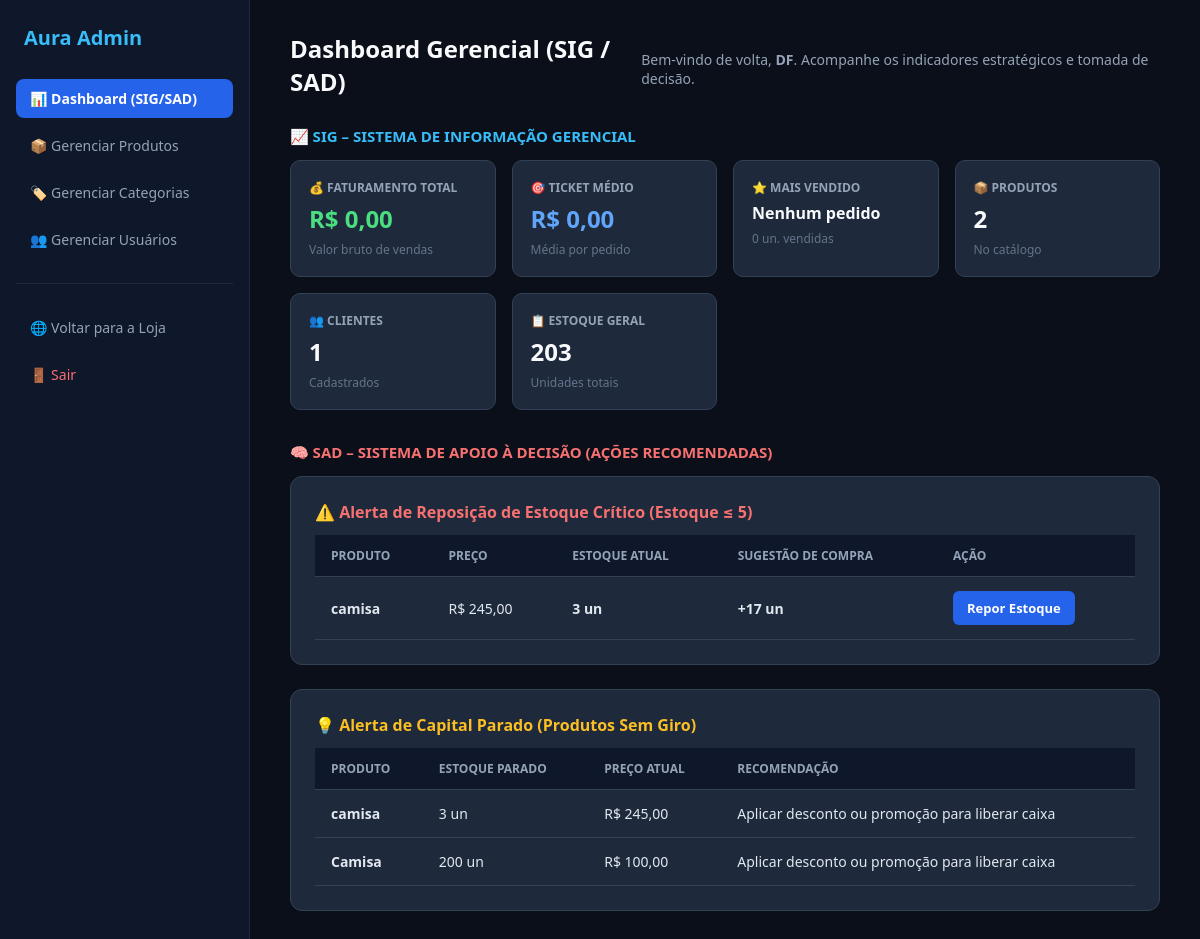
/painel/ (signed in), run on an earlier commit of the app's database.
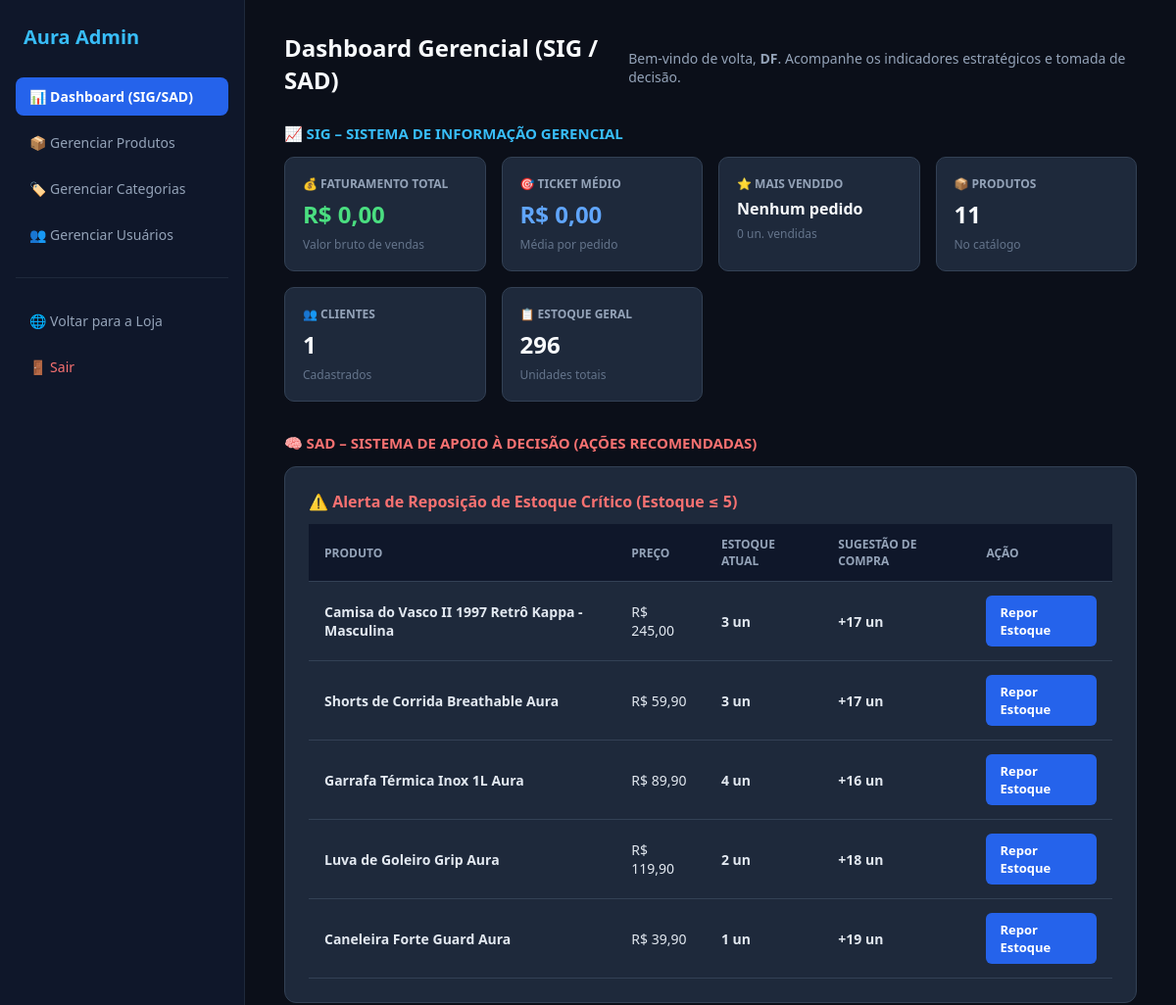
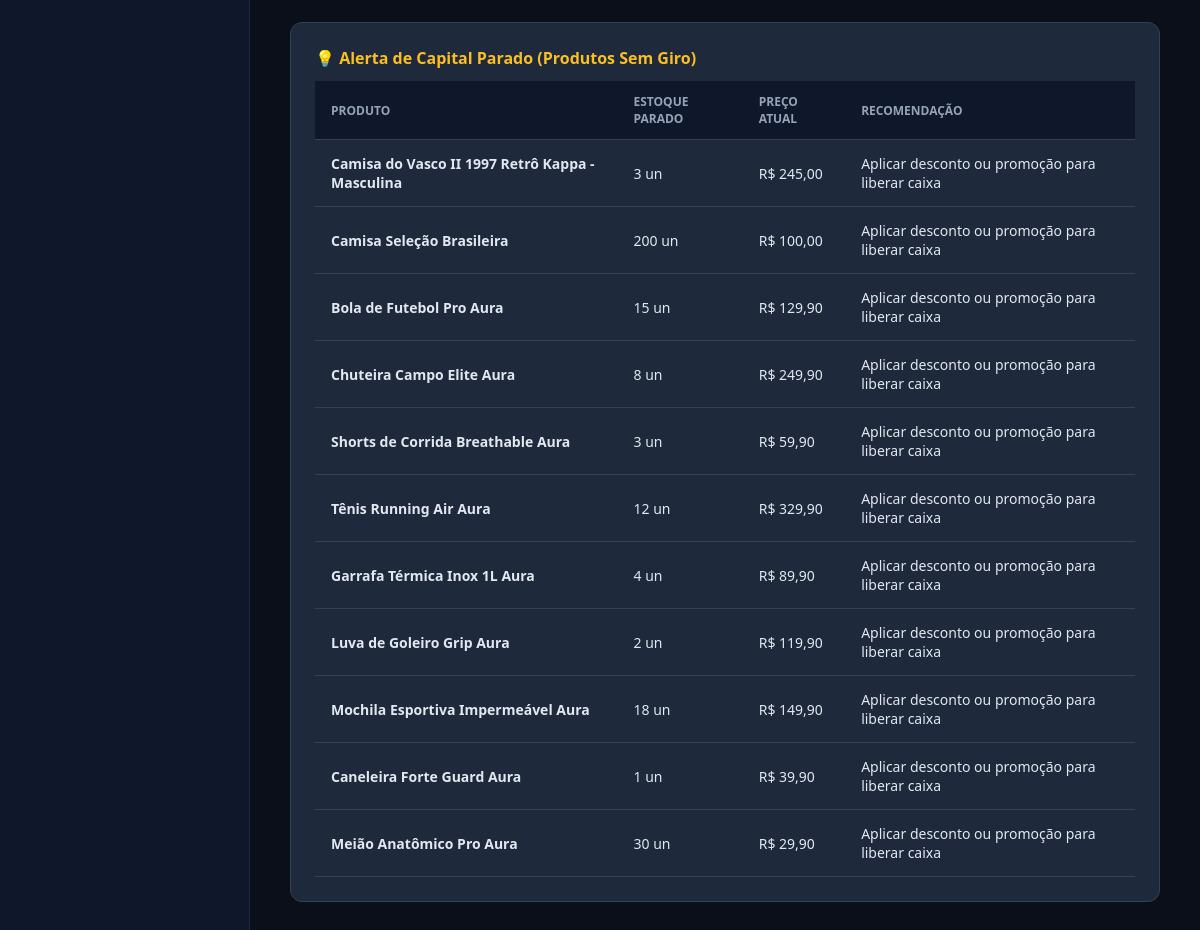
And on a later commit of the database (2 pictures, top to bottom).
### produtos/models.py (models this page shows, shortened)
class Produto(models.Model):
    nome = models.CharField("Nome", max_length=120)
    descricao = models.TextField("Descrição")
    preco = models.DecimalField("Preço", max_digits=10, decimal_places=2)
    estoque = models.IntegerField("Estoque")
    categoria = models.ForeignKey(
    Categoria,
    on_delete=models.SET_NULL,
    null=True,
    blank=True
    )
    imagem = models.ImageField(
        "Imagem",
        upload_to="produtos/",
        null=True,
        blank=True
    )

### usuarios/views.py (the view)
    def _wrapped_view(request, *args, **kwargs):
        if not request.user.is_authenticated:
            return redirect('login')
        if not request.user.is_staff:
            messages.error(request, 'Acesso restrito a administradores.')
            return redirect('meus_dados')
        return view_func(request, *args, **kwargs)

### usuarios/views.py (called while the page is built)
def staff_required(view_func):
    def _wrapped_view(request, *args, **kwargs):
        if not request.user.is_authenticated:
            return redirect('login')
        if not request.user.is_staff:
            messages.error(request, 'Acesso restrito a administradores.')
            return redirect('meus_dados')
        return view_func(request, *args, **kwargs)
    return _wrapped_view

### usuarios/templates/privado/painel.html (shortened to what this page needs)
{% extends 'privado/base.html' %}
{% load static %}
{% block conteudo %}
<div class="page-header">
  <h1 class="page-title">Dashboard Gerencial (SIG / SAD)</h1>
  <p class="page-subtitle">Bem-vindo de volta, <strong>{{ user.username }}</strong>. Acompanhe os indicadores estratégicos e tomada de decisão.</p>
</div>
<h2 class="section-title-sig">📈 SIG – Sistema de Informação Gerencial</h2>
<div class="cards-grid">
  <div class="stat-card">
    <div class="stat-card-title">💰 Faturamento Total</div>
    <div class="stat-card-value green">R$ {{ faturamento_total|floatformat:2 }}</div>
    <div class="stat-card-sub">Valor bruto de vendas</div>
  </div>
  <div class="stat-card">
    <div class="stat-card-title">🎯 Ticket Médio</div>
    <div class="stat-card-value blue">R$ {{ ticket_medio|floatformat:2 }}</div>
    <div class="stat-card-sub">Média por pedido</div>
  </div>
  <div class="stat-card">
    <div class="stat-card-title">⭐ Mais Vendido</div>
    <div class="stat-card-value compact">{{ top_produto_nome }}</div>
    <div class="stat-card-sub">{{ top_produto_qtd }} un. vendidas</div>
  </div>
  <div class="stat-card">
    <div class="stat-card-title">📦 Produtos</div>
    <div class="stat-card-value">{{ total_produtos }}</div>
    <div class="stat-card-sub">No catálogo</div>
  </div>
  <div class="stat-card">
    <div class="stat-card-title">👥 Clientes</div>
    <div class="stat-card-value">{{ total_clientes }}</div>
    <div class="stat-card-sub">Cadastrados</div>
  </div>
  <div class="stat-card">
    <div class="stat-card-title">📋 Estoque Geral</div>
    <div class="stat-card-value">{{ estoque_total }}</div>
    <div class="stat-card-sub">Unidades totais</div>
  </div>
</div>
<h2 class="section-title-sad">🧠 SAD – Sistema de Apoio à Decisão (Ações Recomendadas)</h2>
<div class="panel-section panel-section-critical">
  <h3 style="color: #f87171; margin-bottom: 12px; font-size: 16px;">⚠️ Alerta de Reposição de Estoque Crítico (Estoque ≤ 5)</h3>
  {% if alertas_reabastecimento %}
  <table class="admin-table">
    <thead>
      <tr>
        <th>Produto</th>
        <th>Preço</th>
        <th>Estoque Atual</th>
        <th>Sugestão de Compra</th>
        <th>Ação</th>
      </tr>
    </thead>
    <tbody>
      {% for item in alertas_reabastecimento %}
      <tr>
        <td><strong>{{ item.produto.nome }}</strong></td>
        <td>R$ {{ item.produto.preco }}</td>
        <td style="color: #f87171; font-weight: bold;">{{ item.produto.estoque }} un</td>
        <td style="color: #4ade80; font-weight: bold;">+{{ item.qtd_sugerida_comprar }} un</td>
        <td>
          <a href="{% url 'produto_editar' item.produto.id %}" class="btn-action btn-action-primary">
            Repor Estoque
          </a>
        </td>
      </tr>
      {% endfor %}
    </tbody>
  </table>
  {% else %}
  <p style="color: #4ade80; margin: 0;">✅ Todos os produtos possuem níveis adequados de estoque.</p>
  {% endif %}
</div>
<div class="panel-section panel-section-warning">
  <h3 style="color: #fbbf24; margin-bottom: 12px; font-size: 16px;">💡 Alerta de Capital Parado (Produtos Sem Giro)</h3>
  {% if produtos_sem_giro %}
  <table class="admin-table">
    <thead>
      <tr>
        <th>Produto</th>
        <th>Estoque Parado</th>
        <th>Preço Atual</th>
        <th>Recomendação</th>
      </tr>
    </thead>
    <tbody>
      {% for p in produtos_sem_giro %}
      <tr>
        <td><strong>{{ p.nome }}</strong></td>
        <td>{{ p.estoque }} un</td>
        <td>R$ {{ p.preco }}</td>
        <td style="color: #fbbf24;">Aplicar desconto ou promoção para liberar caixa</td>
      </tr>
      {% endfor %}
    </tbody>
  </table>
  {% else %}
  <p style="color: #4ade80; margin: 0;">✅ Todos os produtos possuem histórico de vendas ativo.</p>
  {% endif %}
</div>
{% endblock %}

### templates/privado/base.html (shortened to what this page needs)
{% load static %}
<!DOCTYPE html>
<html lang="pt-br">
<head>
  <link rel="stylesheet" href="{% static 'assets/css/base.css' %}">
  <link rel="stylesheet" href="{% static 'assets/css/painel.css' %}">
</head>
<body class="body-privado">
  <div class="layout-privado">
    <aside class="sidebar-privado" aria-label="Menu Lateral do Painel">
      <div class="sidebar-brand"> Aura Admin</div>
      <nav>
        <ul class="sidebar-menu">
          <li>
            <a href="{% url 'painel' %}" class="sidebar-link {% if pagina == 'painel' %}ativo{% endif %}">
              📊 Dashboard (SIG/SAD)
            </a>
          </li>
          <li>
            <a href="{% url 'produtos' %}" class="sidebar-link {% if pagina == 'produtos' %}ativo{% endif %}">
              📦 Gerenciar Produtos
            </a>
          </li>
          <li>
            <a href="{% url 'add_categoria' %}" class="sidebar-link {% if pagina == 'categorias' %}ativo{% endif %}">
              🏷️ Gerenciar Categorias
            </a>
          </li>
          <li>
            <a href="{% url 'usuarios' %}" class="sidebar-link {% if pagina == 'usuarios' %}ativo{% endif %}">
              👥 Gerenciar Usuários
            </a>
          </li>
          <li class="sidebar-divider"></li>
          <li>
            <a href="{% url 'inicial' %}" class="sidebar-link">🌐 Voltar para a Loja</a>
          </li>
          <li>
            <a href="{% url 'logout' %}" class="sidebar-link logout">🚪 Sair</a>
          </li>
        </ul>
      </nav>
    </aside>
    <main class="main-content">
      {% block conteudo %}
      {% endblock %}
    </main>
  </div>
</body>
</html>

### static/assets/css/base.css (style rules this page uses)
body { font-family: Arial, sans-serif; background: #050505; color: white; }
.layout-privado { display: flex !important; min-height: 100vh; width: 100%; }
.sidebar-privado { width: 250px !important; min-width: 250px !important; background-color: #0f172a !important; border-right: 1px solid #1e293b !important; padding: 24px 16px !important; display: flex !important; flex-direction: column !important; box-sizing: border-box; }
.sidebar-brand { font-size: 20px; font-weight: 700; color: #38bdf8; margin-bottom: 28px; padding-left: 8px; }
.sidebar-menu { list-style: none !important; padding: 0 !important; margin: 0 !important; display: flex !important; flex-direction: column !important; gap: 8px !important; }
.sidebar-link { display: flex; align-items: center; gap: 10px; padding: 10px 14px; color: #94a3b8 !important; font-size: 14px; font-weight: 500; border-radius: 8px; text-decoration: none !important; transition: all 0.2s ease; }
.sidebar-link.ativo { background-color: #2563eb !important; color: #ffffff !important; font-weight: 600; }
.sidebar-divider { height: 1px; background-color: #1e293b; margin: 16px 0; }
.sidebar-link.logout { color: #f87171 !important; }
.main-content { flex: 1 !important; padding: 32px 40px !important; background-color: #0b0f19 !important; box-sizing: border-box; overflow-y: auto; }
.page-header { margin-bottom: 28px; }
.page-title { font-size: 24px; font-weight: 700; color: #f8fafc !important; margin-bottom: 4px; }
.page-subtitle { font-size: 14px; color: #94a3b8 !important; }
.section-title-sig { font-size: 15px; font-weight: 700; color: #38bdf8 !important; margin: 24px 0 14px 0; text-transform: uppercase; }
.section-title-sad { font-size: 15px; font-weight: 700; color: #f87171 !important; margin: 32px 0 14px 0; text-transform: uppercase; }
.cards-grid { display: grid !important; grid-template-columns: repeat(auto-fit, minmax(200px, 1fr)) !important; gap: 16px !important; margin-bottom: 24px; }
.stat-card { background-color: #1e293b !important; border: 1px solid #334155 !important; border-radius: 10px; padding: 18px; display: flex; flex-direction: column; gap: 6px; }
.stat-card-title { font-size: 12px; font-weight: 600; color: #94a3b8 !important; text-transform: uppercase; }
.stat-card-value { font-size: 24px; font-weight: 800; color: #f8fafc !important; }
.stat-card-value.green { color: #4ade80 !important; }
.stat-card-value.blue { color: #60a5fa !important; }
.stat-card-value.compact { font-size: 16px !important; }
.stat-card-sub { font-size: 12px; color: #64748b !important; }
.panel-section { background-color: #1e293b !important; border: 1px solid #334155 !important; border-radius: 10px; padding: 20px; margin-bottom: 24px; }
.panel-section-critical { border-color: rgba(239, 68, 68, 0.4) !important; }
.panel-section-warning { border-color: rgba(245, 158, 11, 0.4) !important; }
.admin-table { width: 100%; border-collapse: collapse; text-align: left; font-size: 14px; }
.admin-table th { background-color: #0f172a !important; color: #94a3b8 !important; padding: 10px 14px; border-bottom: 1px solid #334155; font-size: 12px; text-transform: uppercase; }
.admin-table td { padding: 12px 14px; border-bottom: 1px solid #334155; color: #e2e8f0 !important; }
.btn-action { display: inline-block; padding: 6px 12px; border-radius: 6px; font-size: 12px; font-weight: 600; text-decoration: none !important; }
.btn-action-primary { background-color: #2563eb; color: #fff !important; }

What changed in the data, as far as the page shows it:
changed Produto: produto.nome "camisa" → "Camisa do Vasco II 1997 Retrô Kappa - Masculina"; nome "camisa" → "Camisa do Vasco II 1997 Retrô Kappa - Masculina"
added Produto: produto.nome "Shorts de Corrida Breathable Aura", produto.preco "59,90", produto.estoque "3", qtd_sugerida_comprar "17", nome "Shorts de Corrida Breathable Aura", estoque "3", preco "59,90"
added Produto: produto.nome "Garrafa Térmica Inox 1L Aura", produto.preco "89,90", produto.estoque "4", qtd_sugerida_comprar "16", nome "Garrafa Térmica Inox 1L Aura", estoque "4", preco "89,90"
added Produto: produto.nome "Luva de Goleiro Grip Aura", produto.preco "119,90", produto.estoque "2", qtd_sugerida_comprar "18", nome "Luva de Goleiro Grip Aura", estoque "2", preco "119,90"
added Produto: produto.nome "Caneleira Forte Guard Aura", produto.preco "39,90", produto.estoque "1", qtd_sugerida_comprar "19", nome "Caneleira Forte Guard Aura", estoque "1", preco "39,90"
changed Produto: nome "Camisa" → "Camisa Seleção Brasileira"
added Produto: nome "Bola de Futebol Pro Aura", estoque "15", preco "129,90", shown under "💡 Alerta de Capital Parado (Produtos Sem Giro)"
added Produto: nome "Chuteira Campo Elite Aura", estoque "8", preco "249,90", shown under "💡 Alerta de Capital Parado (Produtos Sem Giro)"
added Produto: nome "Tênis Running Air Aura", estoque "12", preco "329,90", shown under "💡 Alerta de Capital Parado (Produtos Sem Giro)"
added Produto: nome "Mochila Esportiva Impermeável Aura", estoque "18", preco "149,90", shown under "💡 Alerta de Capital Parado (Produtos Sem Giro)"
added Produto: nome "Meião Anatômico Pro Aura", estoque "30", preco "29,90", shown under "💡 Alerta de Capital Parado (Produtos Sem Giro)"
Also different on the page:
{{ total_produtos }}: "2" → "11"
{{ estoque_total }}: "203" → "296"
